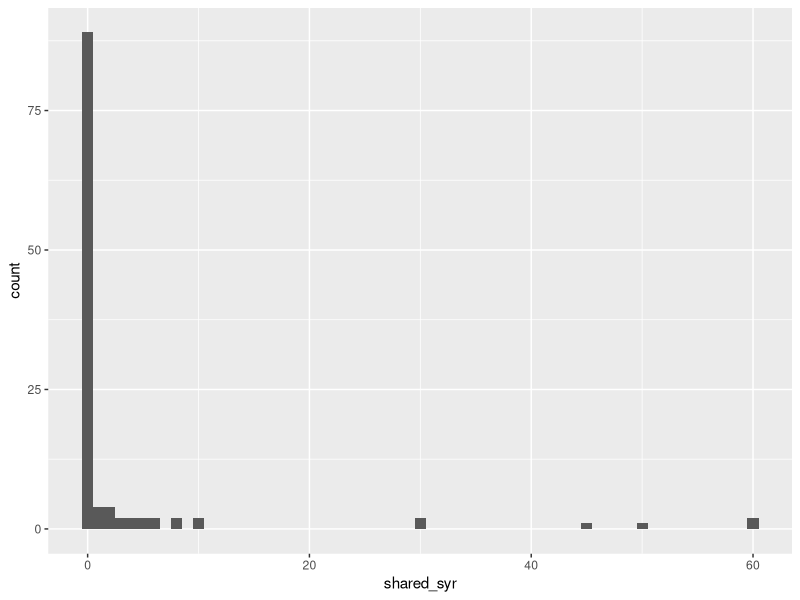
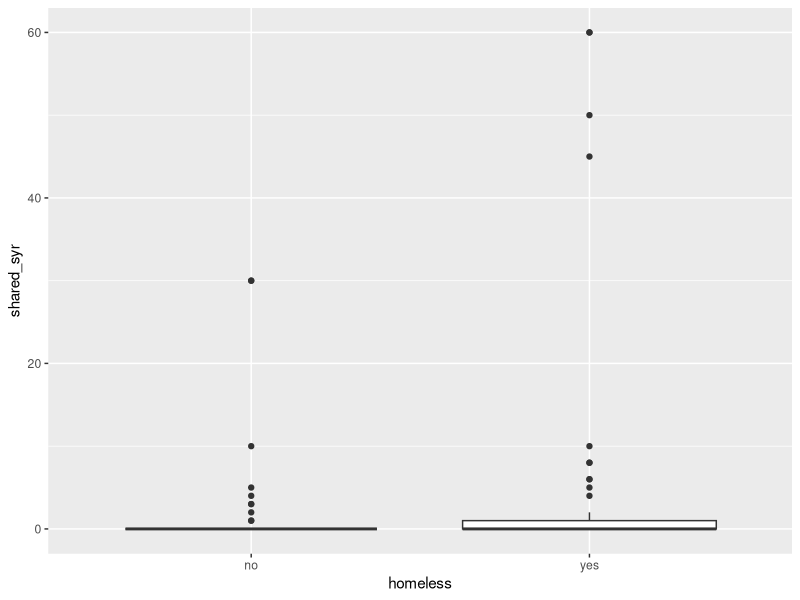
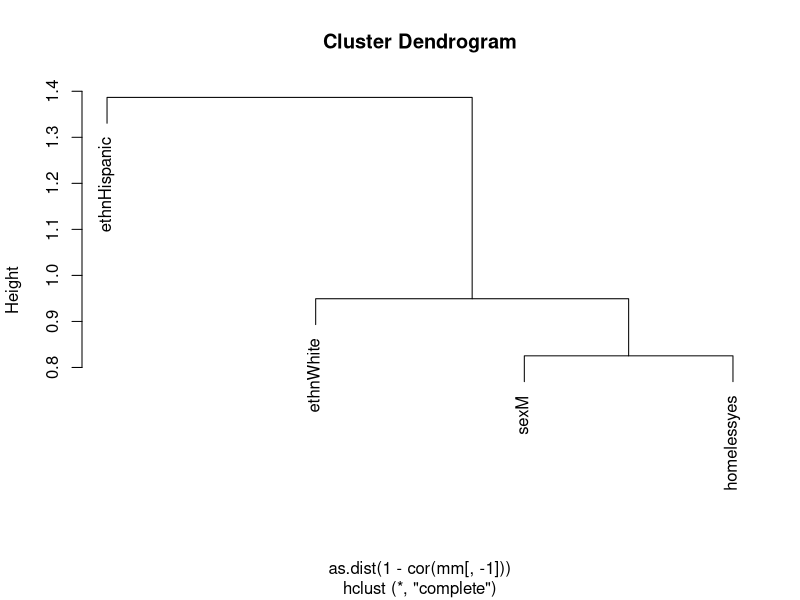
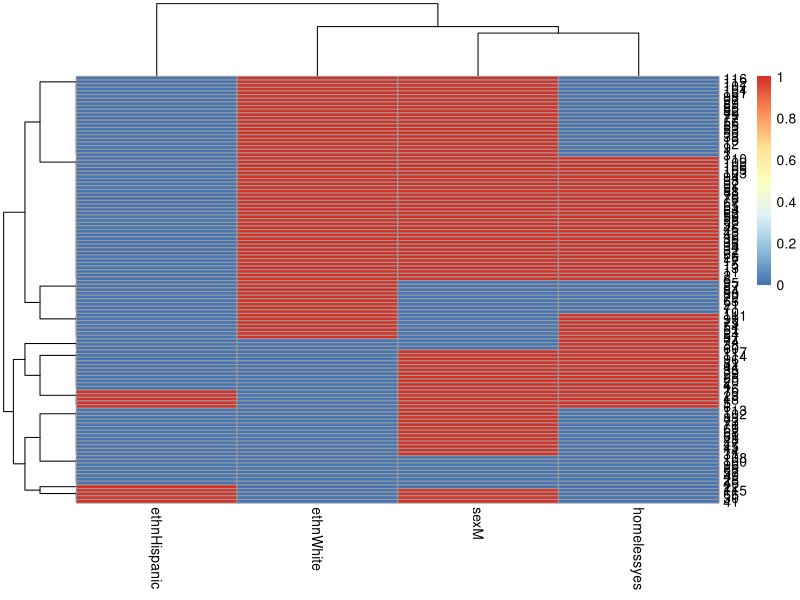
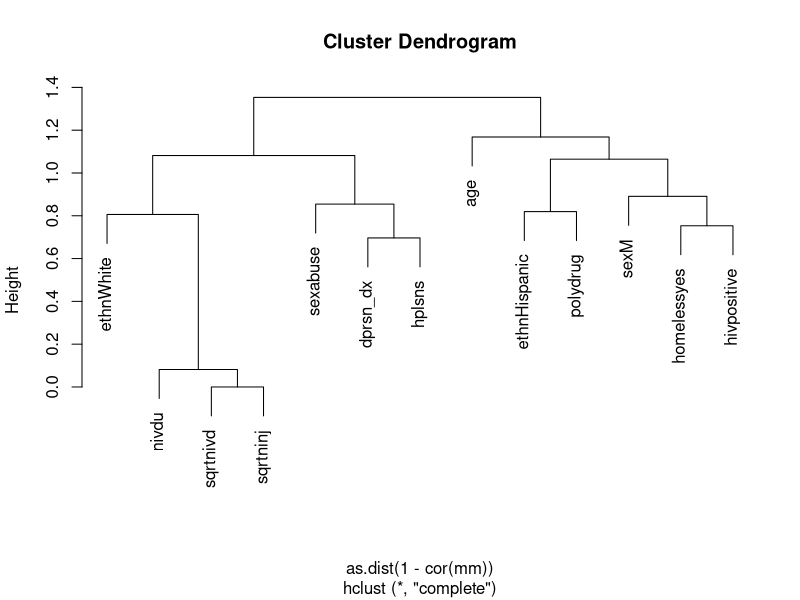
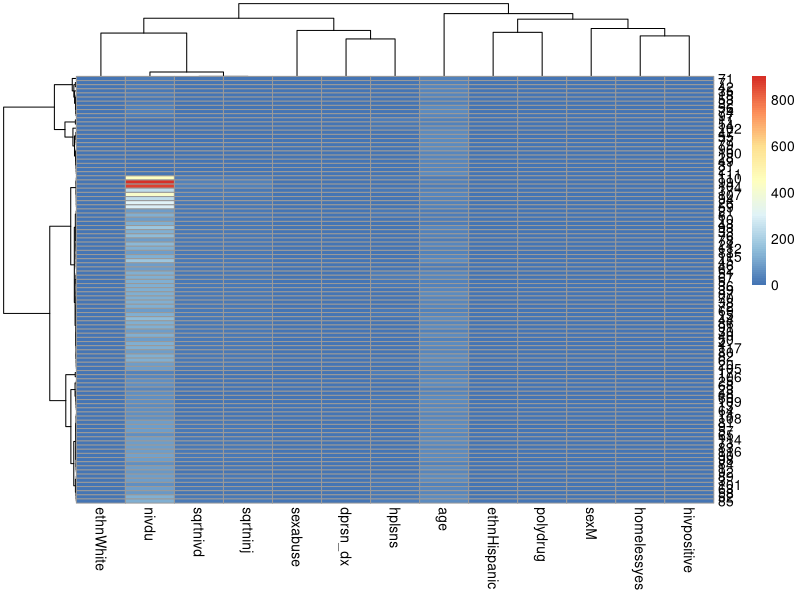
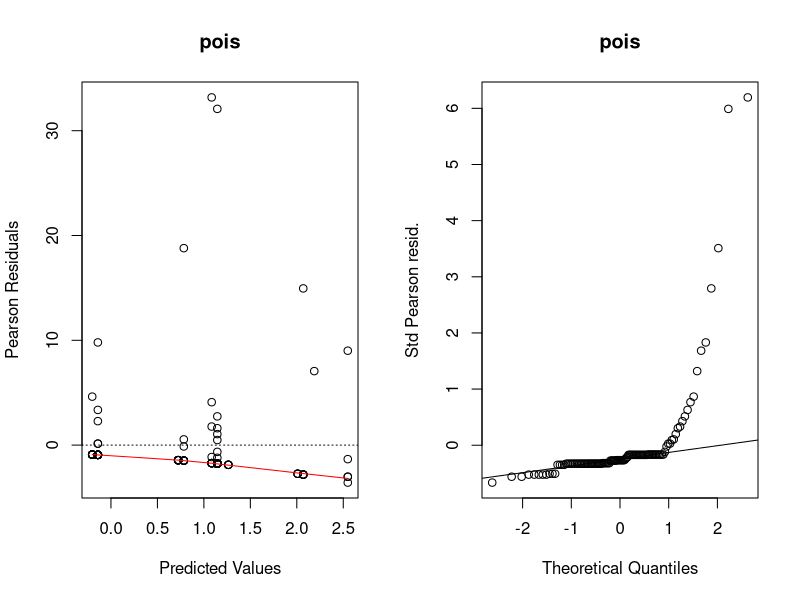
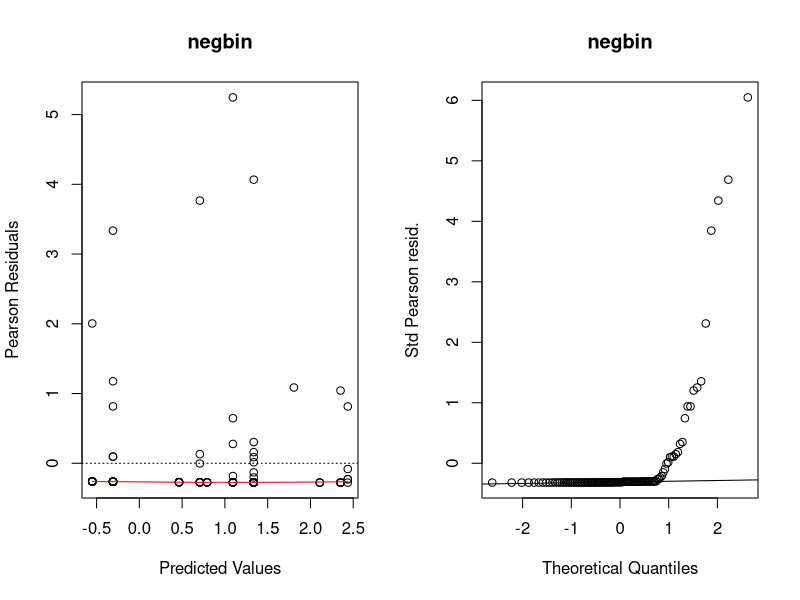

R code for these plots, in order:
## ---- chunk 1
suppressPackageStartupMessages({
  library(tidyverse)
})
needledat <- readr::read_csv("needle_sharing.csv")
needledat2 <- needledat %>%
  dplyr::filter(sex %in% c("M", "F") &
                  ethn %in% c("White", "AA", "Hispanic") &
                  !is.na(homeless)) %>%
  mutate(
    homeless = recode_factor(homeless, "0" = "no", "1" = "yes"),
    hiv = recode_factor(
      hivstat,
      "0" = "negative",
      "1" = "positive",
      "2" = "positive"
    )
  )
## ---- chunk 2
meanvarzeros <- filter(needledat2,!is.na(shared_syr)) %>%
  summarise(
    mean = mean(shared_syr),
    var = var(shared_syr),
    fraczero = sum(shared_syr == 0) / n()
  )
meanvarzeros
## ---- chunk 3
library(ggplot2)
filter(needledat2, !is.na(shared_syr)) %>%
  ggplot(aes(x = shared_syr)) +
  geom_histogram(binwidth = 1)
## ---- chunk 4
fit.pois <- glm(shared_syr ~ sex + ethn + homeless,
                data = needledat2,
                family = poisson(link = "log"))
## ---- chunk 5
library(MASS)
fit.negbin <- glm.nb(shared_syr ~ sex + ethn + homeless,
                data = needledat2)
## ---- chunk 6
library(pscl)
fit.ZIpoisfull <- zeroinfl(shared_syr ~ sex + ethn + homeless,
                data = needledat2,
                dist = "poisson")
## ---- chunk 7
fit.ZIpois <- zeroinfl(shared_syr ~ sex + ethn + homeless | 1,
                data = needledat2,
                dist = "poisson")
## ---- chunk 8
fit.ZInegbin <- zeroinfl(shared_syr ~ sex + ethn + homeless | 1,
                data = needledat2,
                dist = "negbin")
## ---- chunk 9
filter(needledat2, !is.na(shared_syr)) %>%
  ggplot(aes(x = homeless, y = shared_syr)) +
  geom_boxplot(varwidth = TRUE)
## ---- chunk 10
mm <- model.matrix(~ sex + ethn + homeless, data = needledat2)
plot(hclust(as.dist(1 - cor(mm[, -1]))))
## ---- chunk 11
library(pheatmap)
pheatmap(mm[, -1],
         clustering_distance_cols = "correlation",
         clustering_distance_rows = "euclidean")
## ---- chunk 12
predictors <- dplyr::select(needledat2, -id, -shared_syr, -shsyryn, -logshsyr, -shsyr, -hivstat)
mm <- model.matrix(~ ., data = predictors)[, -1] #[, -1] gets rid of intercept
nrow(mm) # participants with complete data on all predictors
plot(hclust(as.dist(1 - cor(mm))))
library(pheatmap)
pheatmap(mm,
         clustering_distance_cols = "correlation",
         clustering_distance_rows = "correlation")
## ---- chunk 13
logLik(fit.pois)
logLik(fit.negbin)
logLik(fit.ZIpois)
logLik(fit.ZInegbin)
## ---- chunk 14
listoffits <-
  list(
    pois = fit.pois,
    negbin = fit.negbin,
    ZIpois = fit.ZIpois,
    ZInegbin = fit.ZInegbin
  )
## ---- chunk 15
lapply(listoffits, logLik)
## ---- chunk 16
qchisq(0.95, df = 1)
## ---- chunk 17
qchisq(0.95, df = 2)
## ---- chunk 18
qchisq(0.90, df = 1)
## ---- chunk 19
plotpanel1 <- function(fit, ...) {
  plot(
    x = predict(fit),
    y = residuals(fit, type = "pearson"),
    xlab = "Predicted Values",
    ylab = "Pearson Residuals",
    ...
  )
  abline(h = 0, lty = 3)
  lines(lowess(x = predict(fit), y = resid(fit, type = "pearson")),
        col = "red")
}
plotpanel2 <- function(fit, ...) {
  resids <- scale(residuals(fit, type = "pearson"))
  qqnorm(resids, ylab = "Std Pearson resid.", ...)
  qqline(resids)
}
## ---- chunk 20
par(mfrow=c(1, 2))
for (i in seq_along(listoffits)){
  plotpanel1(listoffits[[i]], main = names(listoffits)[i])
  plotpanel2(listoffits[[i]], main = names(listoffits)[i])
}
## ---- chunk 21
preds <- data.frame(observed = fit.pois$y,
                    poisson = predict(fit.pois, type = "response"),
                    negbin = predict(fit.negbin, type = "response"),
                    ZIpois = predict(fit.ZIpois, type = "response"),
                    ZInegbin = predict(fit.ZInegbin, type = "response"))
## ---- chunk 22
preds.long <- pivot_longer(preds, everything())
## ---- chunk 23
summary(preds.long)
## ---- chunk 24
ggplot(preds.long, aes(x = name, y = value)) + geom_boxplot()
## ---- chunk 25
ggplot(preds.long, aes(x = value)) + 
  facet_wrap(~name) +
  geom_histogram(binwidth = 1)
## ---- chunk 26

## ---- chunk 27

## ---- chunk 28
